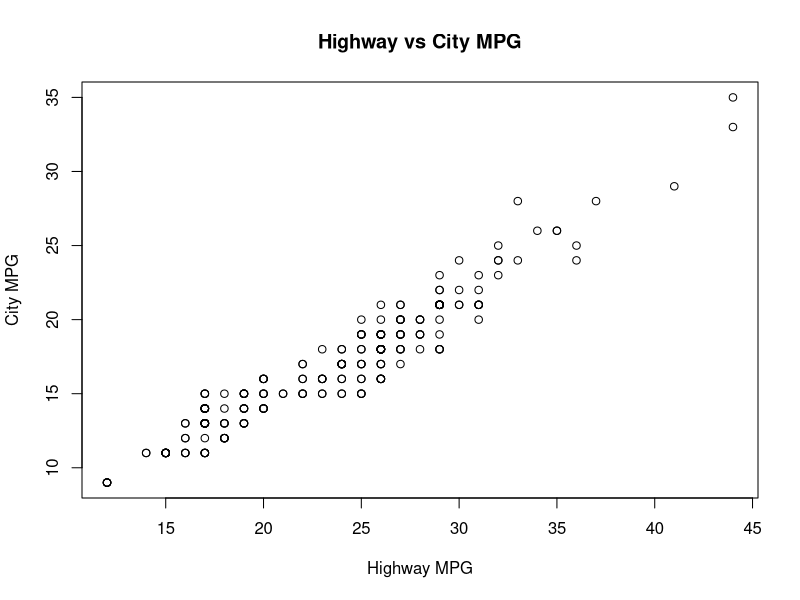
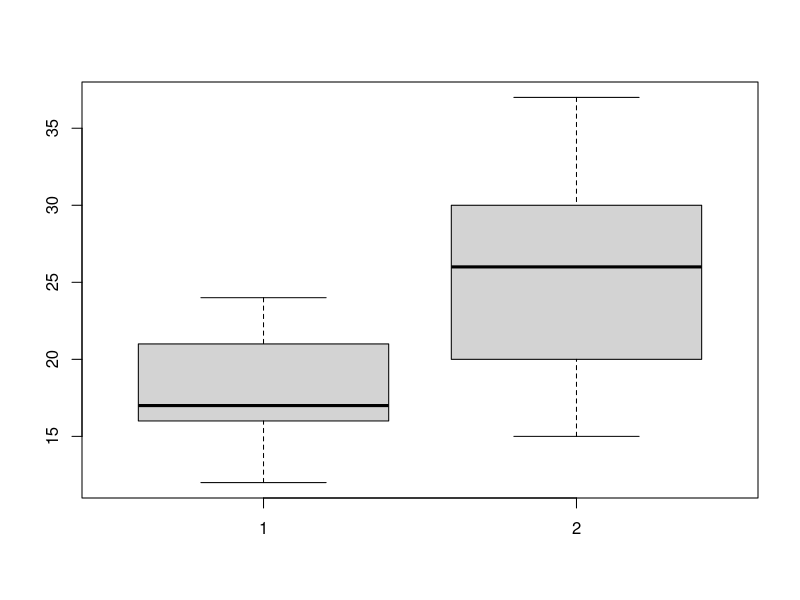

These charts were generated, in order, by the following R code:
## ---- chunk 1
knitr::opts_chunk$set(echo = TRUE)
## ---- chunk 2
scores <- c(9.3,8.7,9.5,10,9,8.9)
maxScore <- max(scores)
scores <- scores[scores != maxScore]
scores
minScore <- min(scores)
scores <- scores[scores != minScore]
ave <- mean(scores)
ave
## ---- chunk 3
olympic <- c(rep(c(1,0,0),7))
olympic
## ---- chunk 4
height <- c(1.8, 1.65)
weight <- c(70,49)
BMI <- weight / height^2
BMI
## ---- chunk 5
library(ggplot2)
mpg
str(mpg)
## ---- chunk 6
hwy <- mpg$hwy
sort(hwy)
sort(hwy, decreasing = FALSE)[1:5]
worst5 <- mpg[order(mpg$hwy, decreasing=FALSE),][1:5]
names(worst5)
str(worst5)
## ---- chunk 7
models <- mpg$model[mpg$class == "midsize"]
nummidsize <- length(unique(models))
nummidsize
## ---- chunk 8
plot(mpg$hwy, mpg$cty, main = "Highway vs City MPG", xlab = "Highway MPG", 
     ylab = "City MPG")
## ---- chunk 9
dodge <- mpg[mpg$manufacturer == 'dodge', ]
toyota <- mpg[mpg$manufacturer == 'toyota', ]
boxplot(dodge$hwy, toyota$hwy)

city_data_Dodge = mpg$cty[mpg$manufacturer == "dodge"]
summary(city_data_Dodge)
city_data_Toyota = mpg$cty[mpg$manufacturer == "toyota"]
summary(city_data_Toyota)

hwy_data_Dodge = mpg$hwy[mpg$manufacturer == "dodge"]
summary(hwy_data_Dodge)
hwy_data_Toyota = mpg$hwy[mpg$manufacturer == "toyota"]
summary(hwy_data_Toyota)
